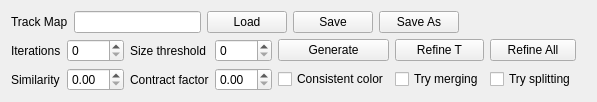
     <widget class="QWidget" name="TrackMapTab">
      <attribute name="title">
       <string>Track Map</string>
      </attribute>
      <layout class="QVBoxLayout" name="TrackMapLayout">
       <item>
        <layout class="QHBoxLayout" name="TrackMapSelectionLayout">
         <item>
          <widget class="QLabel" name="TrackMapLabel">
           <property name="text">
            <string>Track Map</string>
           </property>
           <property name="buddy">
            <cstring>TrackMapTextEdit</cstring>
           </property>
          </widget>
         </item>
         <item>
          <widget class="QLineEdit" name="TrackMapTextEdit">
           <property name="clearButtonEnabled">
            <bool>true</bool>
           </property>
          </widget>
         </item>
         <item>
          <widget class="QPushButton" name="TrackMapLoadButton">
           <property name="text">
            <string>Load</string>
           </property>
           <property name="autoDefault">
            <bool>false</bool>
           </property>
          </widget>
         </item>
         <item>
          <widget class="QPushButton" name="TrackMapSaveButton">
           <property name="text">
            <string>Save</string>
           </property>
           <property name="autoDefault">
            <bool>false</bool>
           </property>
          </widget>
         </item>
         <item>
          <widget class="QPushButton" name="TrackMapSaveAsButton">
           <property name="text">
            <string>Save As</string>
           </property>
           <property name="autoDefault">
            <bool>false</bool>
           </property>
          </widget>
         </item>
         <item>
          <spacer name="TrackMapSelectionSpacer">
           <property name="orientation">
            <enum>Qt::Horizontal</enum>
           </property>
           <property name="sizeHint" stdset="0">
            <size>
             <width>10</width>
             <height>10</height>
            </size>
           </property>
          </spacer>
         </item>
        </layout>
       </item>
       <item>
        <layout class="QGridLayout" name="TrackMapButtonLayout">
         <item row="1" column="1">
          <widget class="QDoubleSpinBox" name="TrackMapSimilaritySpinBox"/>
         </item>
         <item row="1" column="3">
          <widget class="QDoubleSpinBox" name="TrackMapContractFactorSpinBox"/>
         </item>
         <item row="0" column="0">
          <widget class="QLabel" name="IterationsLabel">
           <property name="text">
            <string>Iterations</string>
           </property>
           <property name="buddy">
            <cstring>TrackMapIterationsSpinBox</cstring>
           </property>
          </widget>
         </item>
         <item row="1" column="2">
          <widget class="QLabel" name="ContractFactorLabel">
           <property name="text">
            <string>Contract factor</string>
           </property>
           <property name="buddy">
            <cstring>TrackMapContractFactorSpinBox</cstring>
           </property>
          </widget>
         </item>
         <item row="0" column="2">
          <widget class="QLabel" name="SizeTresholdLabel">
           <property name="text">
            <string>Size threshold</string>
           </property>
           <property name="buddy">
            <cstring>TrackMapSizeTresholdSpinBox</cstring>
           </property>
          </widget>
         </item>
         <item row="0" column="4">
          <widget class="QPushButton" name="TrackMapGenerateButton">
           <property name="text">
            <string>Generate</string>
           </property>
           <property name="autoDefault">
            <bool>false</bool>
           </property>
          </widget>
         </item>
         <item row="0" column="3">
          <widget class="QSpinBox" name="TrackMapSizeTresholdSpinBox"/>
         </item>
         <item row="1" column="6">
          <widget class="QCheckBox" name="TrackMapTrySplittingCheckBox">
           <property name="text">
            <string>Try splitting</string>
           </property>
          </widget>
         </item>
         <item row="0" column="1">
          <widget class="QSpinBox" name="TrackMapIterationsSpinBox"/>
         </item>
         <item row="0" column="5">
          <widget class="QPushButton" name="TrackMapRefineTButton">
           <property name="text">
            <string>Refine T</string>
           </property>
           <property name="autoDefault">
            <bool>false</bool>
           </property>
          </widget>
         </item>
         <item row="1" column="0">
          <widget class="QLabel" name="SimilarityLabel">
           <property name="text">
            <string>Similarity</string>
           </property>
           <property name="buddy">
            <cstring>TrackMapSimilaritySpinBox</cstring>
           </property>
          </widget>
         </item>
         <item row="1" column="5">
          <widget class="QCheckBox" name="TrackMapTryMergingCheckBox">
           <property name="text">
            <string>Try merging</string>
           </property>
          </widget>
         </item>
         <item row="0" column="6">
          <widget class="QPushButton" name="TrackMapRefineAllButton">
           <property name="text">
            <string>Refine All</string>
           </property>
           <property name="autoDefault">
            <bool>false</bool>
           </property>
          </widget>
         </item>
         <item row="1" column="4">
          <widget class="QCheckBox" name="TrackMapConsistentColorCheckBox">
           <property name="text">
            <string>Consistent color</string>
           </property>
          </widget>
         </item>
         <item row="0" column="7">
          <spacer name="TrackMapButtonSpacer">
           <property name="orientation">
            <enum>Qt::Horizontal</enum>
           </property>
           <property name="sizeHint" stdset="0">
            <size>
             <width>10</width>
             <height>10</height>
            </size>
           </property>
          </spacer>
         </item>
        </layout>
       </item>
      </layout>
     </widget>
